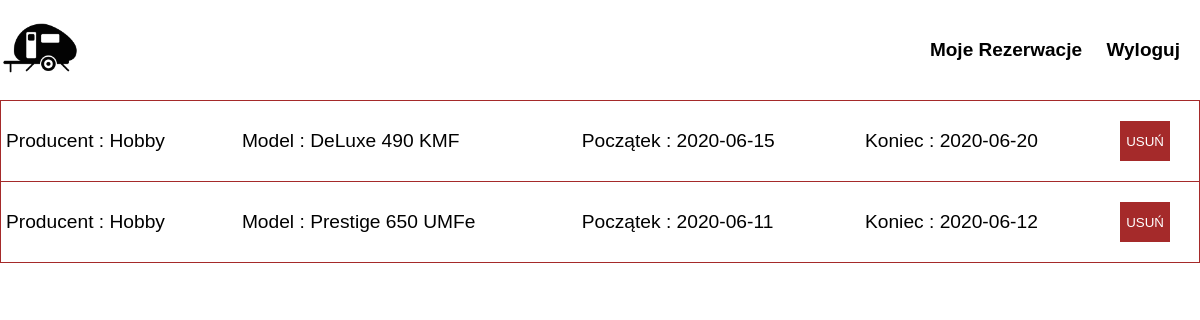
/UserPanel.php (signed in), run on the app's committed database.
### tables this page shows
CREATE TABLE `reservations` (
  `reservationID` int(11) NOT NULL,
  `reservationDate` timestamp NOT NULL DEFAULT current_timestamp() ON UPDATE current_timestamp(),
  `begin` date NOT NULL,
  `end` date NOT NULL,
  `userID` int(11) NOT NULL,
  `caravanID` int(11) NOT NULL
);

CREATE TABLE `caravanmodels` (
  `modelID` int(11) NOT NULL,
  `producer` varchar(50) NOT NULL,
  `model` varchar(50) NOT NULL,
  `price` int(11) NOT NULL,
  `weight` int(11) NOT NULL,
  `length` int(11) NOT NULL,
  `lengthInside` int(11) NOT NULL,
  `width` int(11) NOT NULL,
  `widthInside` int(11) NOT NULL,
  `people` int(11) NOT NULL,
  `water` int(11) NOT NULL,
  `hotWater` tinyint(1) NOT NULL,
  `shower` tinyint(1) NOT NULL,
  `fridge` tinyint(1) NOT NULL,
  `picture` varchar(100) NOT NULL
);

### caravanList.php (called while the page is built)
<?php
require_once("config.php");
require_once("class/Caravan.php");
require_once("class/CaravanModel.php");
$stmt = $db->prepare('SELECT * FROM caravans ');
$stmt->execute();
if ($stmt->rowCount() > 0) {
    $i = 0;
    foreach ($stmt as $row) {
        $caravans[$i] = new Caravan($row['caravanID'],$row['numberPlate'],$row['modelID']);
        $i++;
    }
} else
    return(json_encode("brak przyczep"));
    $stmt = $db->prepare('SELECT * FROM caravanmodels');
    $stmt->execute();
if ($stmt->rowCount() > 0) {
    $i = 0;
    foreach ($stmt as $row) {
        $caravanModels[$i] = new CaravanModel($row['modelID'],$row['producer'], $row['model'], $row['price'], $row['weight'], $row['length'], $row['lengthInside'], $row['width'], $row['widthInside'], $row['people'], $row['water'], $row['hotWater'], $row['shower'], $row['fridge'], $row['picture']);
        $i++;
    }
} else
    return(json_encode("brak modeli przyczep"));
?>

### class/Caravan.php (called while the page is built, shortened)
<?php
require_once("CaravanModel.php");
class Caravan extends CaravanModel
{
  private $caravanID,$numberPlate,$modelID;
    public function caravan($caravanID,$numberPlate,$modelID){
      $this->caravanID = $caravanID;
      $this->modelID = $modelID;
    }
    public function getCaravanID(){
      return $this->caravanID;
    }
    public function getModelID(){
      return $this->modelID;
    }
  }
?>

### class/Reservation.php (called while the page is built, shortened)
<?php
class Reservation{
    private $reservationID,$reservationDate,$begin,$end,$userID,$caravanID;
    public function reservation($reservationID,$reservationDate,$begin,$end,$userID,$caravanID){
        $this->reservationID = $reservationID;
        $this->begin = $begin;
        $this->end = $end;
        $this->caravanID = $caravanID;
    }
    public function getReservationID(){
        return $this->reservationID;
    }
    public function getBegin(){
        return $this->begin;
    }
    public function getEnd(){
        return $this->end;
    }
    public function getCaravanID(){
        return $this->caravanID;
    }
}
?>

### class/CaravanModel.php (called while the page is built, shortened)
<?php
class CaravanModel
{
  private $modelID,$producer,$model,$price,$weight,$length,$lengthInside,$width,$widthInside,$people,$water,$hotWater,$shower,$fridge,$picture;
    public function caravanModel($modelID,$producer,$model,$price,$weight,$length,$lengthInside,$width,$widthInside,$people,$water,$hotWater,$shower,$fridge,$picture){
      $this->modelID = $modelID;
      $this->producer = $producer;
      $this->model = $model;
    }
    public function getModelID(){
      return $this->modelID;
    }
    public function getProducer(){
      return $this->producer;
    }
    public function getModel(){
      return $this->model;
    }
  }
?>

### UserPanel.php (the view, shortened to what this page needs)
<!DOCTYPE html>
<html lang="pl">
<head>
    <link rel="stylesheet" href="css/styles.css">
</head>
<body>
<header>
    <a id="href" href="index.php"><img src='images/logo.png'/></a>
    <nav>
        <a id="href" href="userPanel.php">Moje Rezerwacje</a>
        <a id="href" href="logout.php">Wyloguj</a>
    </nav>
</header>
<?php
require_once("config.php");
require_once("class/Client.php");
require_once("class/Caravan.php");
require_once("class/Reservation.php");
require("caravanList.php");
if(isset($_SESSION['userID'])){
    global $db;
    $stmt = $db->prepare('SELECT * FROM reservations WHERE userID=:userID');
    $stmt->bindValue(':userID', $_SESSION['userID'], PDO::PARAM_INT);
    $stmt->execute();
    if ($stmt->rowCount() > 0) {
        $i = 0;
        echo '<div><table class="ReservationList">';
        foreach ($stmt as $row) {
            $reservations[$i] = new Reservation($row['reservationID'],$row['reservationDate'],$row['begin'],$row['end'],$row['userID'],$row['caravanID']);
            for($j= 0;$j<count($caravans);$j++)
            {
                if($caravans[$j]->getcaravanID() == $reservations[$i]->getcaravanID())
                {
                    for($k= 0;$k<count($caravanModels);$k++)
                    {
                        if($caravanModels[$k]->getModelID() == $caravans[$j]->getModelID())
                        {
                            ?>
                                <tr>
                                    <td>Producent : <?php echo $caravanModels[$k]->getProducer(); ?></td>
                                    <td>Model : <?php echo $caravanModels[$k]->getModel();?></td>
                                    <td>Początek : <?php echo $reservations[$i]->getBegin();?></td>
                                    <td>Koniec : <?php echo $reservations[$i]->getEnd();?></td>
                                    <td><button onclick='remove(<?php echo $reservations[$i]->getReservationID(); ?>)'>USUŃ</button></td>
                                </tr>
                            <?php
                        }
                    }
                }
            }
            $i++;
        }
        echo " </table>";
    } else
        return('{"reservations":"none"}');
}
else
    header("Location: index.php");
?>
</body>
</html>

### css/styles.css (style rules this page uses)
* { margin: 0; padding: 0; list-style-type: none; font-family: Arial; font-weight: normal; }
body { margin:0 auto; margin-top: 100px; max-width: 1200px; min-width: 400px; }
header a { text-decoration: none; color:black; margin-right:20px; }
header { position: fixed; top: 0; z-index: 1; display: flex; align-items: center; justify-content:space-between; width: 100%; max-width: 1200px; margin:0 auto; background: white; text-align: center; height: 100px; }
header img { width:80px; align-items: right; }
nav { text-align: right; }
nav a { font-size: 19px; font-weight: bold; cursor: pointer; }
.ReservationList { font-size: larger; border-collapse: collapse; width: 100%; margin: 0 auto; }
.ReservationList td:first-of-type { border-left: 1px solid brown; }
.ReservationList td:last-of-type { border-right: 1px solid brown; }
.ReservationList td { padding:20px 5px; border-bottom: 1px solid brown; border-top: 1px solid brown; }
.ReservationList button { width:50px; height: 40px; background-color: brown; color:white; border: none; }

### data on the page
reservations: begin "2020-06-15", end "2020-06-20"
caravanmodels: producer "Hobby", model "DeLuxe 490 KMF"
reservations: begin "2020-06-11", end "2020-06-12"
caravanmodels: producer "Hobby", model "Prestige 650 UMFe"
